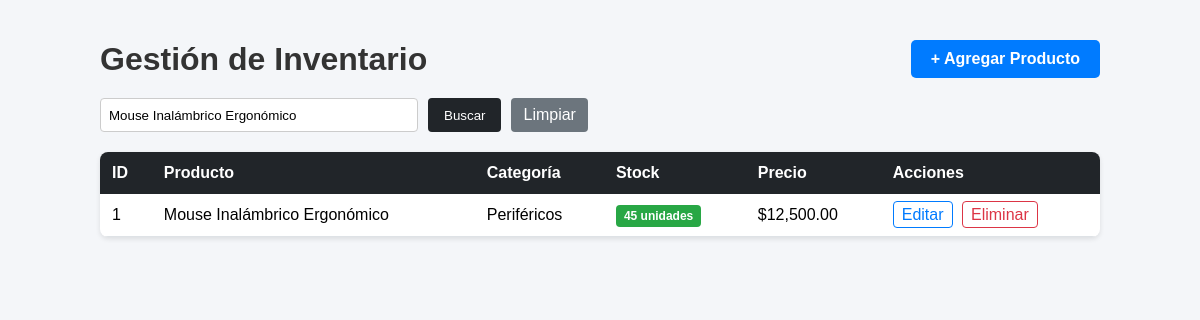
Screenshot of /index.php?buscar=Mouse Inalámbrico Ergonómico with the database file from the repository.
### tables this page shows
CREATE TABLE `productos` (
  `id` int(11) NOT NULL,
  `nombre` varchar(100) NOT NULL,
  `categoria` varchar(50) NOT NULL,
  `stock` int(11) NOT NULL DEFAULT 0,
  `precio` decimal(10,2) NOT NULL DEFAULT 0.00,
  `creado_en` timestamp NOT NULL DEFAULT current_timestamp()
);

### index.php (the view, shortened to what this page needs)
<?php
require_once 'conexion.php';
$busqueda = trim($_GET['buscar'] ?? '');
if (!empty($busqueda)) {
    $palabras = array_filter(explode(' ', $busqueda));
    $condiciones = [];
    $parametros = [];
    foreach ($palabras as $palabra) {
        $condiciones[] = "(nombre LIKE ? OR categoria LIKE ?)";
        $term = '%' . $palabra . '%';
        $parametros[] = $term;
        $parametros[] = $term;
    }
    $sql = "SELECT * FROM productos WHERE " . implode(' AND ', $condiciones) . " ORDER BY id DESC";
    $stmt = $pdo->prepare($sql);
    $stmt->execute($parametros);
} else {
    $stmt = $pdo->query("SELECT * FROM productos ORDER BY id DESC");
}
$productos = $stmt->fetchAll(PDO::FETCH_ASSOC);
?>
<!DOCTYPE html>
<html lang="es">
<head>
</head>
<body>
<div class="container">
    <div class="header">
        <h1>Gestión de Inventario</h1>
        <a href="agregar.php" class="btn-agregar">+ Agregar Producto</a>
    </div>
    <form method="GET" action="index.php" style="margin-bottom: 20px; display: flex; gap: 10px;">
        <input type="text" name="buscar" placeholder="Buscar por nombre o categoría..." value="<?= htmlspecialchars($busqueda) ?>" style="padding: 8px; width: 300px; border: 1px solid #ccc; border-radius: 4px;">
        <button type="submit" style="padding: 8px 16px; background-color: #212529; color: white; border: none; border-radius: 4px; cursor: pointer;">Buscar</button>
        <?php if (!empty($busqueda)): ?>
            <a href="index.php" style="padding: 8px 12px; background-color: #6c757d; color: white; text-decoration: none; border-radius: 4px;">Limpiar</a>
        <?php endif; ?>
    </form>
    <table>
        <thead>
            <tr>
                <th>ID</th>
                <th>Producto</th>
                <th>Categoría</th>
                <th>Stock</th>
                <th>Precio</th>
                <th>Acciones</th>
            </tr>
        </thead>
        <tbody>
            <?php if (count($productos) > 0): ?>
                <?php foreach ($productos as $producto): ?>
                    <tr>
                        <td><?= htmlspecialchars($producto['id']) ?></td>
                        <td><?= htmlspecialchars($producto['nombre']) ?></td>
                        <td><?= htmlspecialchars($producto['categoria'] ?? 'General') ?></td>
                        <td>
                            <?php
                                $unidad_texto = ($producto['stock'] == 1) ? 'unidad' : 'unidades';
                            ?>
                            <?php if ($producto['stock'] <= 0): ?>
                                <span class="badge badge-danger">Sin Stock</span>
                            <?php elseif ($producto['stock'] < 5): ?>
                                <span class="badge badge-warning"><?= $producto['stock'] ?> <?= $unidad_texto ?></span>
                            <?php else: ?>
                                <span class="badge badge-success"><?= $producto['stock'] ?> <?= $unidad_texto ?></span>
                            <?php endif; ?>
                        </td>
                        <td>$<?= number_format($producto['precio'], 2) ?></td>
                        <td>
                            <a href="editar.php?id=<?= $producto['id'] ?>" class="btn-editar">Editar</a>
                            <a href="eliminar.php?id=<?= $producto['id'] ?>" class="btn-eliminar" onclick="return confirm('¿Eliminar este producto?');">Eliminar</a>
                        </td>
                    </tr>
                <?php endforeach; ?>
            <?php else: ?>
                <tr>
                    <td colspan="6" class="no-data">No hay productos registrados.</td>
                </tr>
            <?php endif; ?>
        </tbody>
    </table>
</div>
</body>
</html>

### index.php (style rules this page uses)
body { font-family: Arial, sans-serif; background-color: #f4f6f9; margin: 0; padding: 40px; }
.container { max-width: 1000px; margin: 0 auto; }
.header { display: flex; justify-content: space-between; align-items: center; margin-bottom: 20px; }
h1 { color: #333; margin: 0; }
.btn-agregar { background-color: #007bff; color: white; padding: 10px 20px; text-decoration: none; border-radius: 5px; font-weight: bold; }
table { width: 100%; border-collapse: collapse; background-color: white; border-radius: 8px; overflow: hidden; box-shadow: 0 2px 5px rgba(0,0,0,0.1); }
th { background-color: #212529; color: white; padding: 12px; text-align: left; }
td { padding: 12px; border-bottom: 1px solid #dee2e6; }
.badge { padding: 4px 8px; border-radius: 4px; font-size: 12px; color: white; font-weight: bold; }
.badge-success { background-color: #28a745; }
.btn-editar { color: #007bff; border: 1px solid #007bff; padding: 4px 8px; text-decoration: none; border-radius: 4px; }
.btn-eliminar { color: #dc3545; border: 1px solid #dc3545; padding: 4px 8px; text-decoration: none; border-radius: 4px; margin-left: 5px; }

### rows the page displays
productos: id "1", nombre "Mouse Inalámbrico Ergonómico", categoria "Periféricos", stock "45", stock "unidades", precio "12,500.00"
